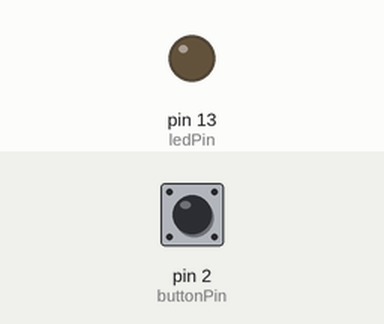
This sketch was run on a simulated Arduino Uno, built with avr-gcc and run on an emulated ATmega328P. Shown: output pins drawn as LEDs (lit = HIGH). The test bench sets the inputs (shaded band); at power-on: pin 2 (buttonPin) LOW.

Above: at 1.2 s.
1.3 s: pin 2 (buttonPin) pulled HIGH for 0.15 s
At 1.37 s:
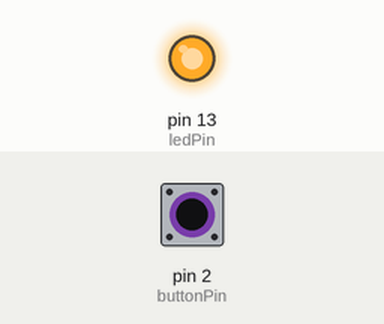
2.9 s: pin 2 (buttonPin) pulled HIGH for 3.2 s
At 6.4 s:
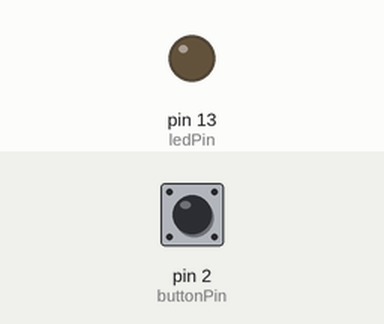
Timing chart, 0 to 7.9 s (numbered marks = the images above; inputs shaded):
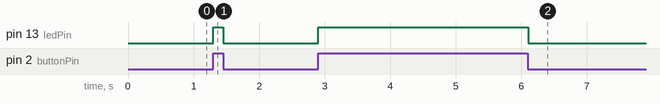

Measured:
- after the input at 1.3 s, pin 13 (ledPin): LOW → HIGH at once, → LOW 0.15 s later
- after the input at 2.9 s, pin 13 (ledPin): LOW → HIGH at once, → LOW 3.2 s later

The sketch:

SOS.ino
```cpp
const int buttonPin = 2;
const int ledPin =  13;
bool sos_flag = 0;

void setup() {

  pinMode(ledPin, OUTPUT);
  pinMode(buttonPin, INPUT);

}

void loop() {
  attachInterrupt(0, sos_ISR, CHANGE);
}

void sos_ISR() {
  delay(100);
  sos_flag = !sos_flag;
  digitalWrite(13,sos_flag);

}
```
